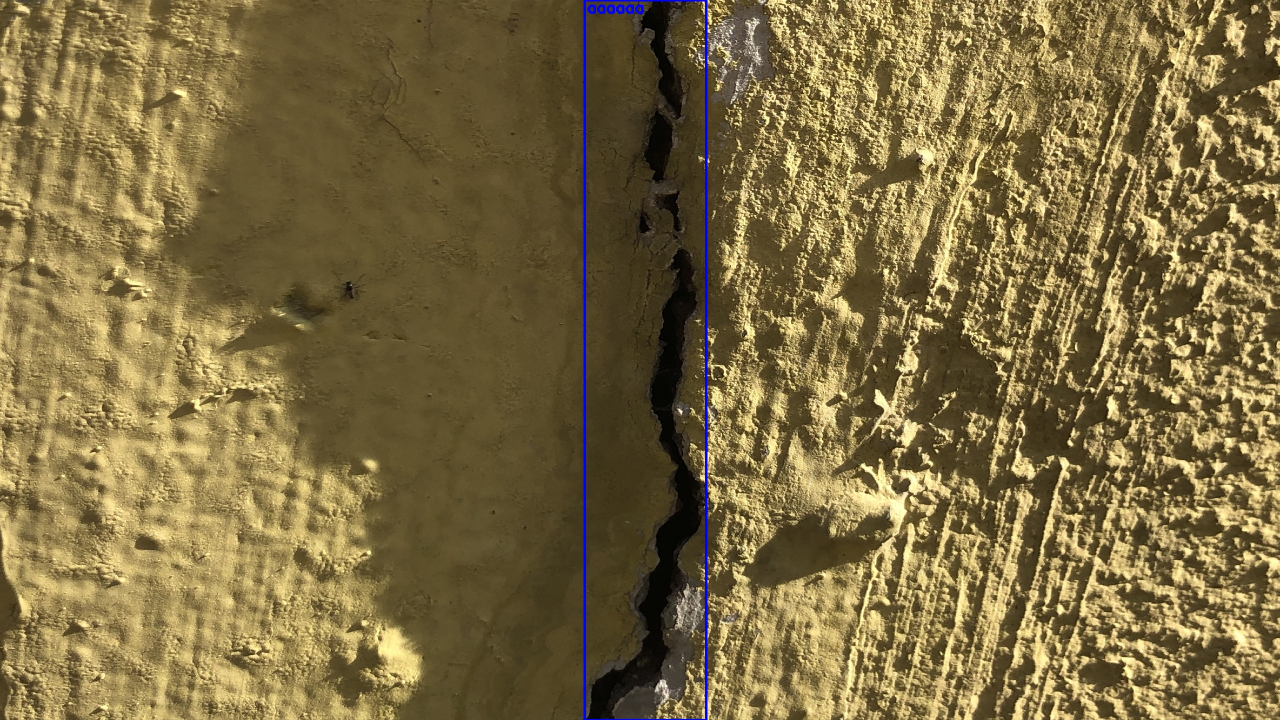
#> input picture src/data/test.jpg, 2560 x 1440 px, given as the content of the folder /home/joo/Downloads/crack/val2022, which was not available (shown at 1/2 size)
$ jupyter execute --allow-errors image_to_json.ipynb   (text cells are left out)
#> lines starting #> are read from the running program, lines starting #| are printed output that depends on the picture; after the words box and inside, x2 and y2 are one past the last pixel; in counts of white or black regions, pixels touching at a corner belong together; pictures that were not available may be replaced by others from this repository, and a replacement may not be noted
#> `temp = cv2.imread(target[index],0)`:
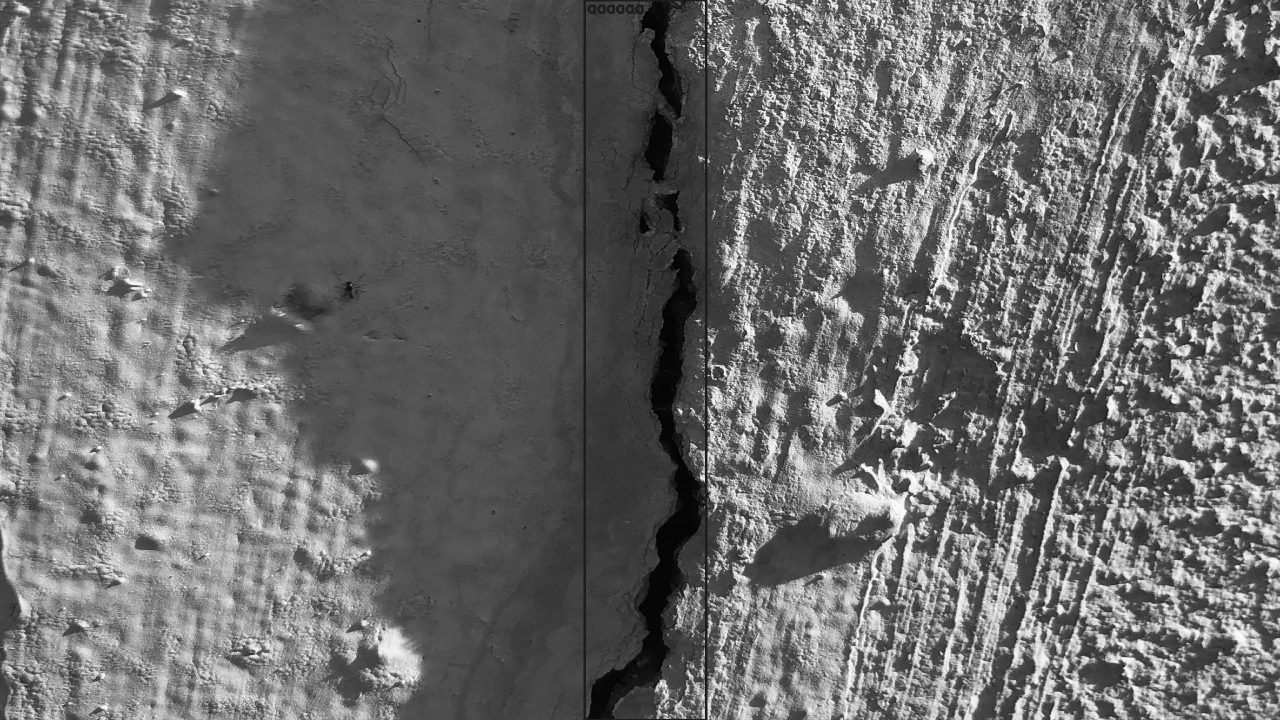
#> temp: shape (1440, 2560) (shown at 1/2 size); min 0, max 255, mean 108.4
#> `mask_index = np.where(temp != 0,1,0)`:
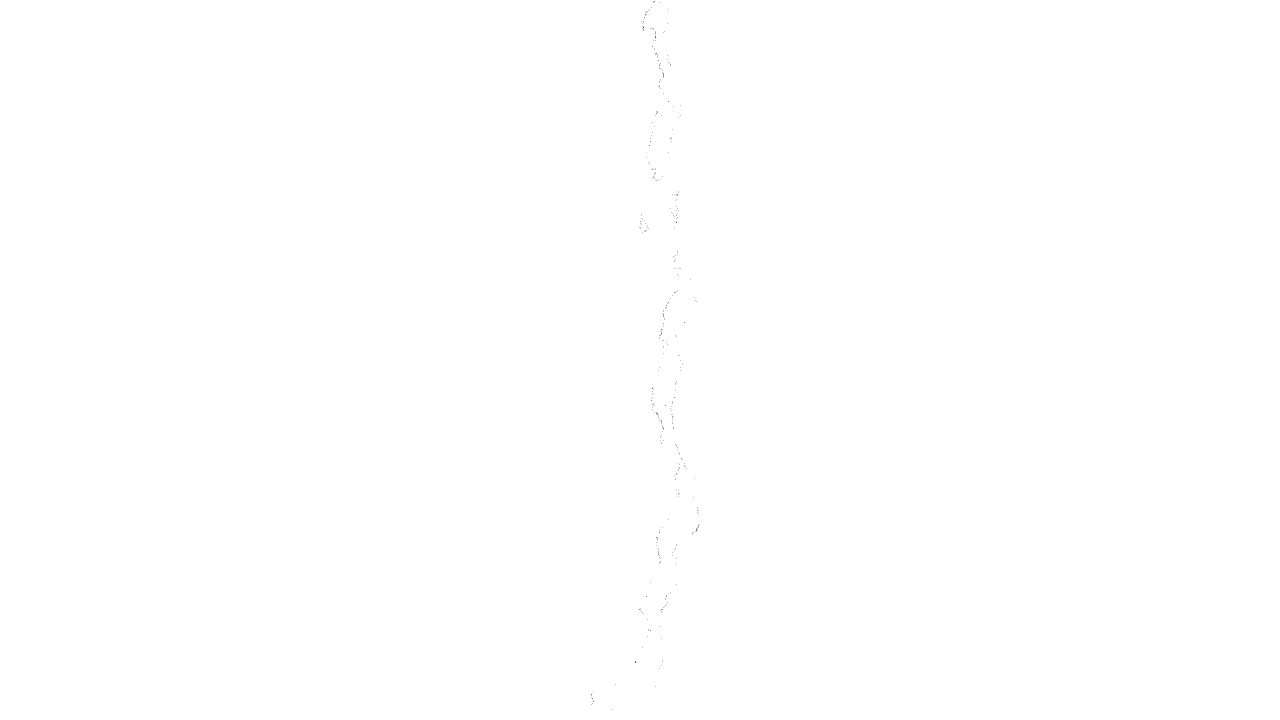
#> mask_index: shape (1440, 2560) int64 (shown at 1/2 size); values 0 (black) and 1 (white), 100% white; black in thin lines or dots, all inside (x1, y1, x2, y2) = (1183, 3, 1399, 1419)
[cell 1]
import os, glob
import json
from datetime import date
from tqdm import trange
import numpy as np

import cv2
from PIL import Image
import skimage.io as io
from skimage import measure
import matplotlib.pyplot as plt

from collections import OrderedDict
from pycocotools import mask
from pycocotools.coco import COCO

[cell 2]
def binary_mask_to_rle(binary_mask):
    rle = {'counts': [], 'size': list(binary_mask.shape)}
    counts = rle.get('counts')

    last_elem = 0
    running_length = 0

    # Fortran과 같은 순서로 인덱싱하여 배열(열 배열)
    for i, elem in enumerate(binary_mask.ravel(order='F')):
        if elem == last_elem:
            pass
        else:
            counts.append(running_length)
            running_length = 0
            last_elem = elem
        running_length += 1

    counts.append(running_length)

    return rle

# [6 lines of commented-out code are left out]

[cell 3]
root_path = "/home/joo/Downloads/"
dt_type = "val2022"
target_img = list(map(lambda x : x, sorted(glob.glob(root_path+"crack/"+dt_type+"/*"))))
target = list(map(lambda x : x, sorted(glob.glob(root_path+"crack/panoptic_"+dt_type+"/*"))))
# target = list(map(lambda x : x, sorted(glob.glob(root_path+"crack_plan/masks/*"))))

if dt_type == "test2022":
    num = 1 # default
elif dt_type == "val2022":
    num = 860
elif dt_type == "train2022" :
    num = 5128

# coco json init
json_file = {"info":{"description":"KORAD 2022 Dataset","url":"https://www.sierrabase.co.kr/",
"version":"1.0","year":2022,"contributor":"jylee","data_created":date.today().isoformat()},
"images":[],"annotations":[],
"categories":[{"supercategory":"korad","id":1,"name":"ConcreteCrack"}]} # Instance Segmentation version

#> (the rest of this cell did not finish here and is left out)

[cell 4]
root_path = "/home/joo/Downloads/"
dt_type = "train2022"
target_img = list(map(lambda x : x, sorted(glob.glob(root_path+"crack/"+dt_type+"/*"))))
target = list(map(lambda x : x, sorted(glob.glob(root_path+"crack/panoptic_"+dt_type+"/*"))))

# coco annotations id calculate [R+G*256+B*256^2]
# ex) [0,153,204] == [B, G, R] == 204+153*256*0*256^2 == 39372
num = 39372

# coco json init
json_file = {"info":{"description":"KORAD 2022 Dataset","url":"https://www.sierrabase.co.kr/",
"version":"1.0","year":2022,"contributor":"jylee","data_created":date.today().isoformat()},
"images":[],"annotations":[],
"categories":[{"supercategory":"korad","isthing":1,"id":1,"name":"ConcreteCrack","color":[0,153,204]}]} # Panoptic Segmentation version

#> (the rest of this cell did not finish here and is left out)

[cell 5]
# 다중 폴리곤을 칸투어를 이용해 RLE format으로 Segmentation 하는거지만, Crack object와 같은 특성에서는 사용할 수 없었음.
def get_annotation(mask_img, image=None):

    contours, _ = cv2.findContours(mask_img, cv2.RETR_TREE, cv2.CHAIN_APPROX_SIMPLE)
#> contours = 417 contours, 416 with area under 20; largest, box (x1, y1, x2, y2) and area: (0, 0, 2560, 1440) 3682401

    segmentation = []
    for contour in contours:
        # Valid polygons have >= 6 coordinates (3 points)
        if contour.size >= 6:
            segmentation.append(contour.flatten().tolist())
#> this loop made 417 passes
#> contour on passes 1 to 3: [[0, 0], [0, 1439], [2559, 1439], [2559, 0]], [[1224, 1418], [1225, 1417], [1226, 1418], [1225, 1419]], [[1182, 1408], [1183, 1407], [1184, 1408], [1183, 1409]]
#> after the loop, segmentation = 417 items

    RLEs = mask.frPyObjects(segmentation, mask_img.shape[0], mask_img.shape[1])
#> RLEs = 417 items
    RLE = mask.merge(RLEs)
#> RLE = 2 items
    # RLE = cocomask.encode(np.asfortranarray(mask))
    area = mask.area(RLE)
#> area = 3682401
    [x, y, w, h] = cv2.boundingRect(mask_img)
#> x = 0; y = 0; w = 2560; h = 1440

    if image is not None:
        image = cv2.cvtColor(image, cv2.COLOR_RGB2BGR)
        cv2.drawContours(image, contours, -1, (0,255,0), 1)
        cv2.rectangle(image,(x,y),(x+w,y+h), (255,0,0), 2)
        cv2.imshow("", image)
        cv2.waitKey(1)

    return segmentation, [x, y, w, h], area


a = cv2.imread("/home/joo/Downloads/crack_plan/masks/00489_GT.jpg", 0)
b = a.copy()
seg, bbox, area = get_annotation(mask_img=a)
#> seg = 417 items; bbox = [0, 0, 2560, 1440]; area = 3682401
# print(seg, bbox, area)

plt.imshow(a)
plt.show()
plt.close()

contours, _ = cv2.findContours(b, cv2.RETR_EXTERNAL, cv2.CHAIN_APPROX_SIMPLE)
#> contours = [[[0, 0], [0, 1439], [2559, 1439], [2559, 0]]]

for contour in contours:
    b = cv2.drawContours(b, [contour], -1, (0,0,255),2)
#> this loop made 1 pass
#> pass 1, `b = cv2.drawContours(b, [contour], -1, (0,0,255),2)`:
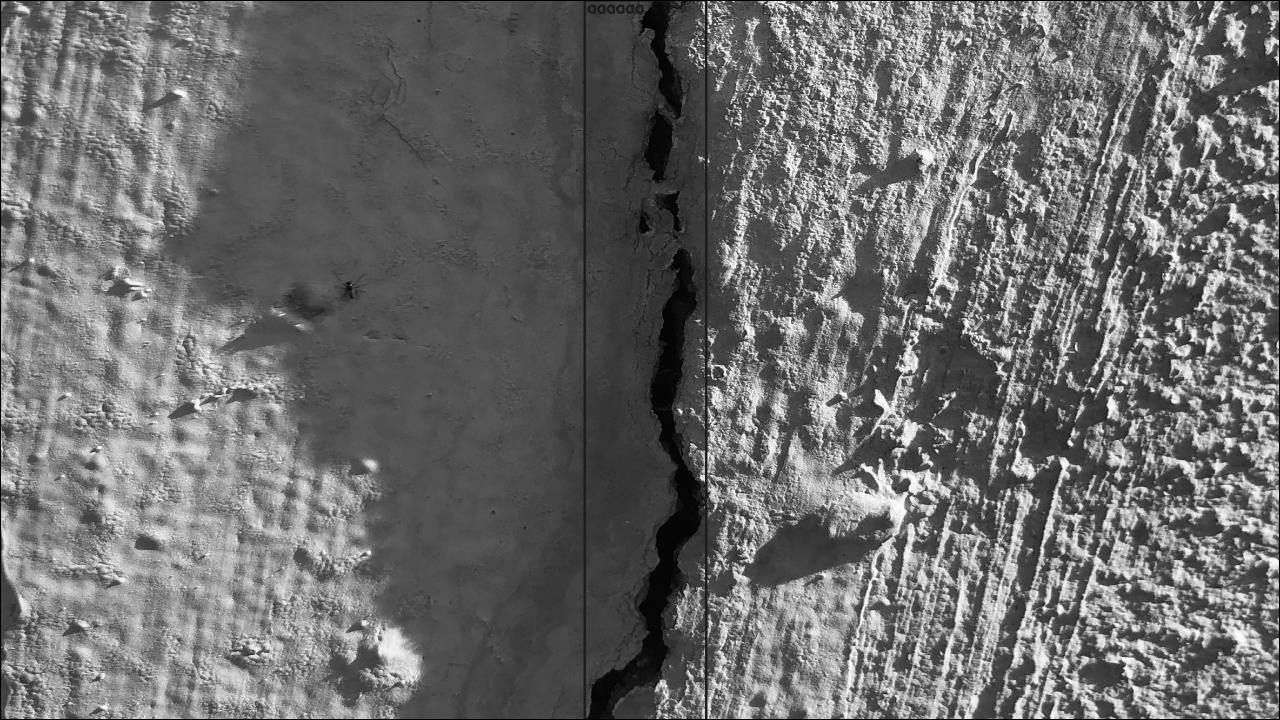
#> b: shape (1440, 2560) (shown at 1/2 size); 0.43% of pixels changed, all inside (x1, y1, x2, y2) = (0, 0, 2560, 1440)
plt.imshow(b)
plt.show()
plt.close()

[cell 6]
# test_list_1 = np.array([0, 0, 1, 1, 1, 0, 1])

test_list_1 = np.array([[0, 0, 1, 1, 1, 0, 1],
                        [0, 0, 1, 1, 1, 0, 1],
                        [0, 0, 1, 1, 1, 0, 1]])
# test_list_2 = np.array([1, 1, 1, 1, 1, 1, 0])

print(binary_mask_to_rle(test_list_1))
# print(binary_mask_to_rle(test_list_2))

ground_truth_binary_mask = np.array([[  0,   0,   0,   0,   0,   0,   0,   0,   0,   0],
                                     [  0,   0,   0,   0,   0,   0,   0,   0,   0,   0],
                                     [  0,   0,   0,   0,   0,   1,   1,   1,   0,   0],
                                     [  0,   0,   0,   0,   0,   1,   1,   1,   0,   0],
                                     [  0,   0,   0,   0,   0,   1,   1,   1,   0,   0],
                                     [  0,   0,   0,   0,   0,   1,   1,   1,   0,   0],
                                     [  1,   0,   0,   0,   0,   0,   0,   0,   0,   0],
                                     [  0,   0,   0,   0,   0,   0,   0,   0,   0,   0],
                                     [  0,   0,   0,   0,   0,   0,   0,   0,   0,   0]], dtype=np.uint8)

fortran_ground_truth_binary_mask = np.asfortranarray(ground_truth_binary_mask)
rle = binary_mask_to_rle(fortran_ground_truth_binary_mask)

compressed_rle = mask.frPyObjects(rle, rle.get('size')[0], rle.get('size')[1])
print(compressed_rle['counts'])
print(type(compressed_rle))
w = mask.decode(compressed_rle)
print(w)

plt.imshow(w)
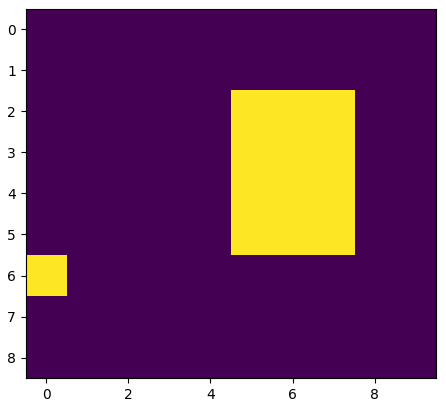
#> figure drawn by matplotlib, 1 panel

#> (a cell that did not finish here is left out)

#> (a cell that did not finish here is left out)

#> (a cell that did not finish here is left out)

[cell 10]
temp_img = cv2.imread("/home/joo/Downloads/coco/annotations/panoptic_val2017/000000000785.png")
#> temp_img is the input picture: shape (1440, 2560, 3); mean B, G, R 66.3, 108.1, 125.1
# print(temp_img.shape)
print(temp_img[0][0], temp_img[0][0][2]+temp_img[0][0][1]*256+temp_img[0][0][0]*256*256)
#| [48 82 95] 3166815
print(temp_img[200][400],temp_img[200][400][2]+temp_img[200][400][1]*256+temp_img[200][400][0]*256*256)
#| [ 47  92 113] 3103857
print(temp_img[0][500],temp_img[0][500][2]+temp_img[0][500][1]*256+temp_img[0][500][0]*256*256)
#| [ 98 165 188] 6464956
print(temp_img[370][400],temp_img[370][400][2]+temp_img[370][400][1]*256+temp_img[370][400][0]*256*256)
#| [ 63 106 125] 4156029

plt.imshow(temp_img)
